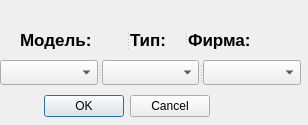
<?xml version="1.0" encoding="UTF-8"?>
<ui version="4.0">
 <class>DialogSearch</class>
 <widget class="QDialog" name="DialogSearch">
  <property name="geometry">
   <rect>
    <x>0</x>
    <y>0</y>
    <width>308</width>
    <height>125</height>
   </rect>
  </property>
  <property name="windowTitle">
   <string>Dialog</string>
  </property>
  <widget class="QDialogButtonBox" name="buttonBox">
   <property name="geometry">
    <rect>
     <x>30</x>
     <y>90</y>
     <width>180</width>
     <height>32</height>
    </rect>
   </property>
   <property name="orientation">
    <enum>Qt::Horizontal</enum>
   </property>
   <property name="standardButtons">
    <set>QDialogButtonBox::Cancel|QDialogButtonBox::Ok</set>
   </property>
  </widget>
  <widget class="QSplitter" name="splitter">
   <property name="geometry">
    <rect>
     <x>20</x>
     <y>30</y>
     <width>261</width>
     <height>20</height>
    </rect>
   </property>
   <property name="orientation">
    <enum>Qt::Horizontal</enum>
   </property>
   <widget class="QLabel" name="label_3">
    <property name="font">
     <font>
      <pointsize>13</pointsize>
      <bold>true</bold>
     </font>
    </property>
    <property name="text">
     <string>Модель:</string>
    </property>
   </widget>
   <widget class="QLabel" name="label">
    <property name="font">
     <font>
      <pointsize>13</pointsize>
      <bold>true</bold>
     </font>
    </property>
    <property name="text">
     <string>Тип:</string>
    </property>
   </widget>
   <widget class="QLabel" name="label_2">
    <property name="font">
     <font>
      <pointsize>13</pointsize>
      <bold>true</bold>
     </font>
    </property>
    <property name="text">
     <string>Фирма:</string>
    </property>
   </widget>
  </widget>
  <widget class="QSplitter" name="splitter_2">
   <property name="geometry">
    <rect>
     <x>0</x>
     <y>60</y>
     <width>301</width>
     <height>25</height>
    </rect>
   </property>
   <property name="orientation">
    <enum>Qt::Horizontal</enum>
   </property>
   <widget class="QComboBox" name="comboBox"/>
   <widget class="QComboBox" name="comboBox_2"/>
   <widget class="QComboBox" name="comboBox_3"/>
  </widget>
 </widget>
 <resources/>
 <connections>
  <connection>
   <sender>buttonBox</sender>
   <signal>accepted()</signal>
   <receiver>DialogSearch</receiver>
   <slot>accept()</slot>
   <hints>
    <hint type="sourcelabel">
     <x>248</x>
     <y>254</y>
    </hint>
    <hint type="destinationlabel">
     <x>157</x>
     <y>274</y>
    </hint>
   </hints>
  </connection>
  <connection>
   <sender>buttonBox</sender>
   <signal>rejected()</signal>
   <receiver>DialogSearch</receiver>
   <slot>reject()</slot>
   <hints>
    <hint type="sourcelabel">
     <x>316</x>
     <y>260</y>
    </hint>
    <hint type="destinationlabel">
     <x>286</x>
     <y>274</y>
    </hint>
   </hints>
  </connection>
 </connections>
</ui>
